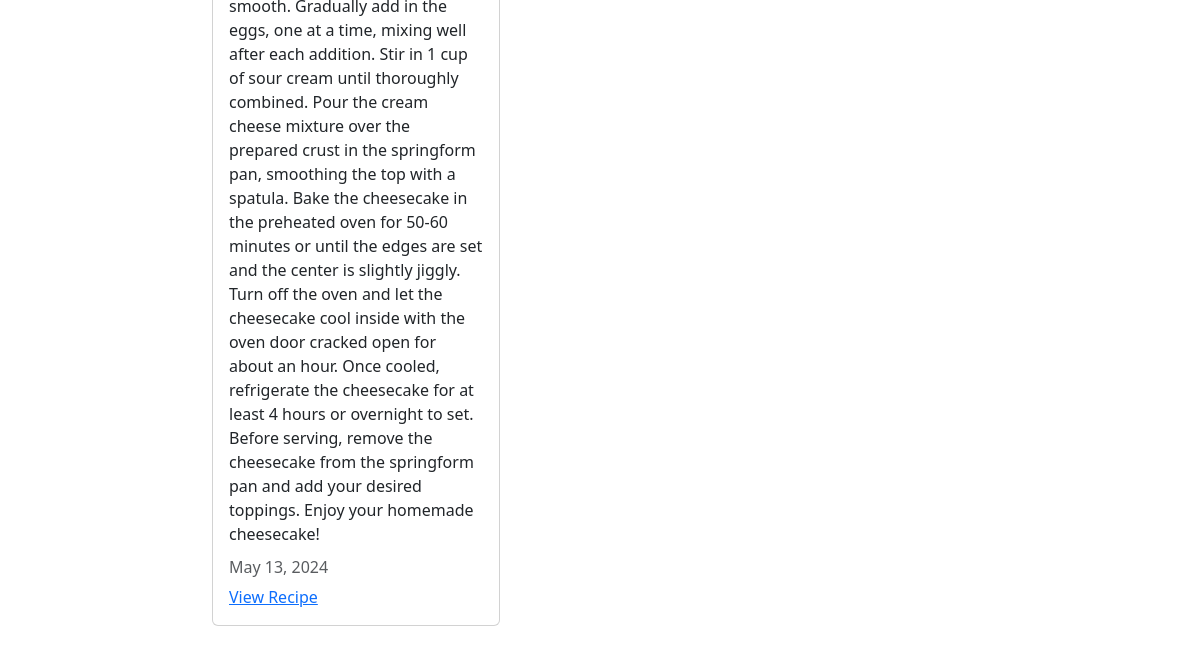
/ (lower part), run on an earlier commit of the app's database.
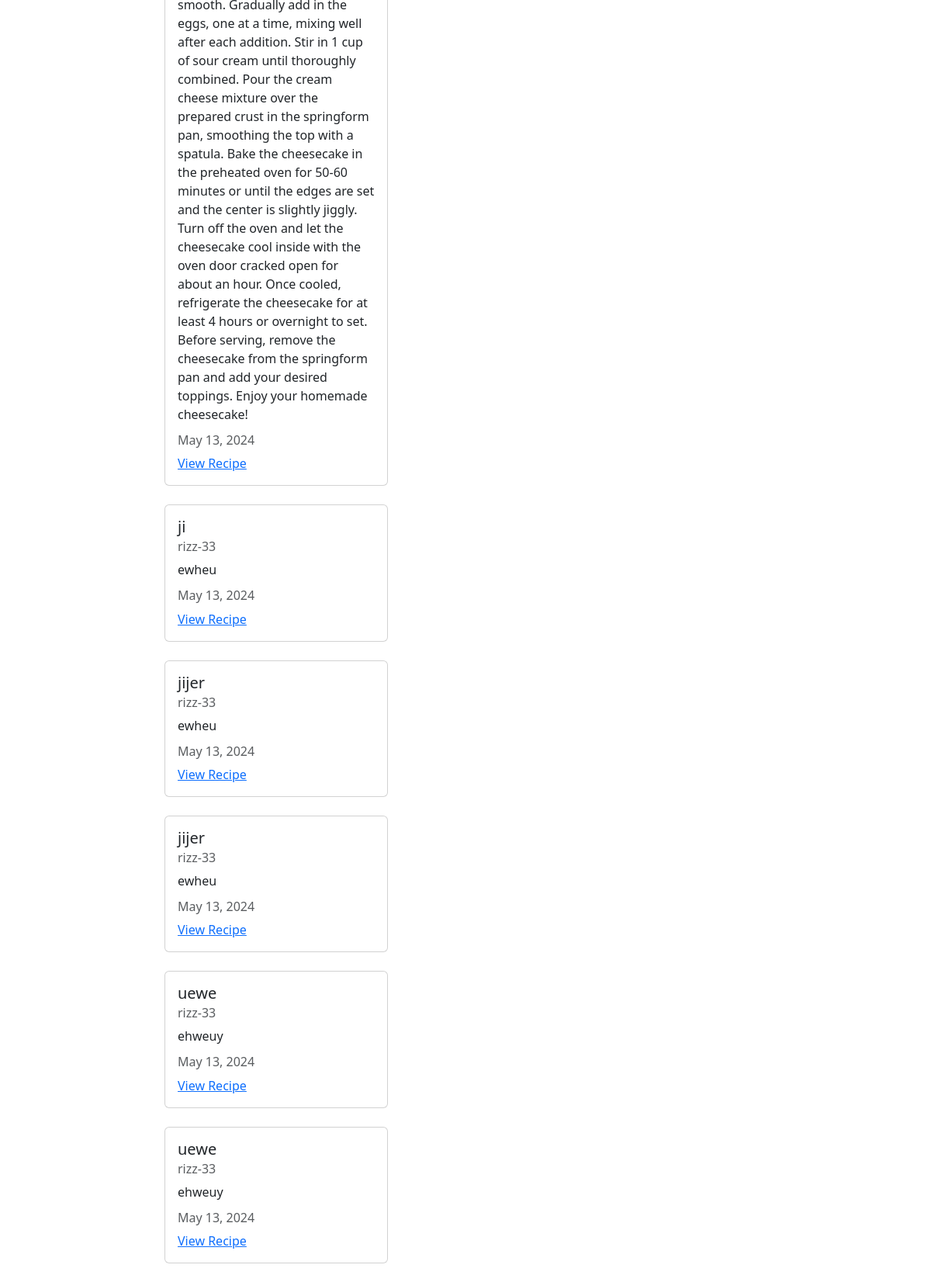
And on a later commit of the database.
### recipes/models.py (models this page shows, shortened)
class Recipe(models.Model):
    title = models.CharField(max_length=100)
    description = models.TextField()
    author = models.ForeignKey(User, on_delete=models.CASCADE)
    created_at = models.DateTimeField(auto_now_add=True)
    updated_at = models.DateTimeField(auto_now=True)

### recipes/views.py (the view)
# urls.py: path('', views.RecipeListView.as_view(), name='recipes-home'),
class RecipeListView(ListView):
    model = models.Recipe
    template_name ='recipes/home.html'
    context_object_name ='recipes'

### recipes/templates/recipes/home.html (shortened to what this page needs)
{% extends 'recipes/base.html'%}
{% block content %}
{% for recipe in recipes %}
<div class="card my-4" style="width: 18rem">
  <div class="card-body">
    <h5 class="card-title">{{ recipe.title }}</h5>
    <h6 class="card-subtitle mb-2 text-body-secondary">{{ recipe.author }}</h6>
    <p class="card-text">{{ recipe.description }}</p>
    <h6 class="card-subtitle mb-2 text-body-secondary">
      {{ recipe.updated_at|date:"F d, Y" }}
    </h6>
    <a href="{%url 'recipes-detail' recipe.pk %}" class="card-link"
      >View Recipe</a
    >
  </div>
</div>
{% endfor %} {% endblock content %}

### recipes/templates/recipes/base.html (shortened to what this page needs)
<!DOCTYPE html>
<html lang="en">
  <head>
    <link
      href="https://cdn.jsdelivr.net/npm/bootstrap@5.3.3/dist/css/bootstrap.min.css"
      rel="stylesheet"
    />
  </head>
  <body>
    <div class="container mt-4 col-8">
       {% block content %}{% endblock content %}
    </div>
  </body>
</html>

What changed in the data, as far as the page shows it:
added Recipe: title "ji", author "rizz-33", description "ewheu", updated_at "May 13, 2024"
added Recipe: title "jijer", author "rizz-33", description "ewheu", updated_at "May 13, 2024"
added Recipe: title "jijer", author "rizz-33", description "ewheu", updated_at "May 13, 2024"
added Recipe: title "uewe", author "rizz-33", description "ehweuy", updated_at "May 13, 2024"
added Recipe: title "uewe", author "rizz-33", description "ehweuy", updated_at "May 13, 2024"
